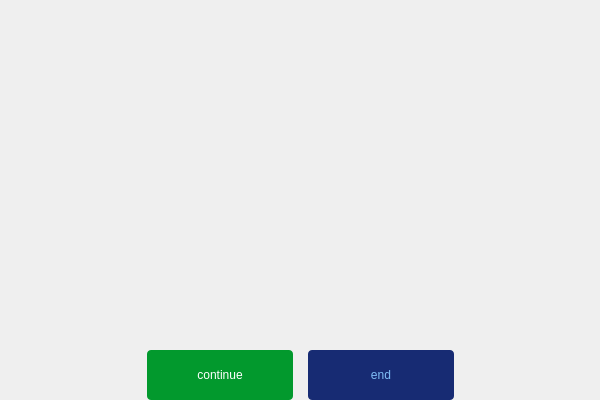
<?xml version="1.0" encoding="UTF-8"?>
<ui version="4.0">
 <class>CAnalysisWidgetClass</class>
 <widget class="QWidget" name="CAnalysisWidgetClass">
  <property name="geometry">
   <rect>
    <x>0</x>
    <y>0</y>
    <width>600</width>
    <height>400</height>
   </rect>
  </property>
  <property name="windowTitle">
   <string>CAnalysisWidget</string>
  </property>
  <property name="styleSheet">
   <string notr="true">QFrame#verticalFrame{background:#0E1834};</string>
  </property>
  <layout class="QVBoxLayout" name="verticalLayout">
   <property name="spacing">
    <number>0</number>
   </property>
   <property name="leftMargin">
    <number>0</number>
   </property>
   <property name="topMargin">
    <number>0</number>
   </property>
   <property name="rightMargin">
    <number>0</number>
   </property>
   <property name="bottomMargin">
    <number>0</number>
   </property>
   <item>
    <layout class="QHBoxLayout" name="frame">
     <item>
      <widget class="QFrame" name="verticalFrame">
       <property name="styleSheet">
        <string notr="true"/>
       </property>
       <layout class="QVBoxLayout" name="verticalLayout_3" stretch="2,2,1">
        <property name="spacing">
         <number>15</number>
        </property>
        <property name="leftMargin">
         <number>0</number>
        </property>
        <property name="topMargin">
         <number>0</number>
        </property>
        <property name="rightMargin">
         <number>0</number>
        </property>
        <property name="bottomMargin">
         <number>0</number>
        </property>
        <item>
         <layout class="QVBoxLayout" name="result"/>
        </item>
        <item>
         <layout class="QHBoxLayout" name="history"/>
        </item>
        <item>
         <layout class="QHBoxLayout" name="horizontalLayout_2">
          <property name="spacing">
           <number>15</number>
          </property>
          <item>
           <spacer name="horizontalSpacer">
            <property name="orientation">
             <enum>Qt::Horizontal</enum>
            </property>
            <property name="sizeHint" stdset="0">
             <size>
              <width>40</width>
              <height>20</height>
             </size>
            </property>
           </spacer>
          </item>
          <item>
           <widget class="QPushButton" name="continueGame">
            <property name="sizePolicy">
             <sizepolicy hsizetype="Expanding" vsizetype="Expanding">
              <horstretch>0</horstretch>
              <verstretch>0</verstretch>
             </sizepolicy>
            </property>
            <property name="minimumSize">
             <size>
              <width>146</width>
              <height>50</height>
             </size>
            </property>
            <property name="maximumSize">
             <size>
              <width>146</width>
              <height>50</height>
             </size>
            </property>
            <property name="styleSheet">
             <string notr="true">
background:#02992D;
color:white;
border-radius: 4px;
border:1px </string>
            </property>
            <property name="text">
             <string>continue</string>
            </property>
           </widget>
          </item>
          <item>
           <widget class="QPushButton" name="end">
            <property name="sizePolicy">
             <sizepolicy hsizetype="Expanding" vsizetype="Expanding">
              <horstretch>0</horstretch>
              <verstretch>0</verstretch>
             </sizepolicy>
            </property>
            <property name="minimumSize">
             <size>
              <width>146</width>
              <height>50</height>
             </size>
            </property>
            <property name="maximumSize">
             <size>
              <width>146</width>
              <height>50</height>
             </size>
            </property>
            <property name="styleSheet">
             <string notr="true">background:#172B73;
color:#80BDF6;
border-radius: 4px;
border:1px </string>
            </property>
            <property name="text">
             <string>end</string>
            </property>
           </widget>
          </item>
          <item>
           <spacer name="horizontalSpacer_2">
            <property name="orientation">
             <enum>Qt::Horizontal</enum>
            </property>
            <property name="sizeHint" stdset="0">
             <size>
              <width>40</width>
              <height>20</height>
             </size>
            </property>
           </spacer>
          </item>
         </layout>
        </item>
       </layout>
      </widget>
     </item>
    </layout>
   </item>
  </layout>
 </widget>
 <layoutdefault spacing="6" margin="11"/>
 <resources/>
 <connections/>
</ui>
